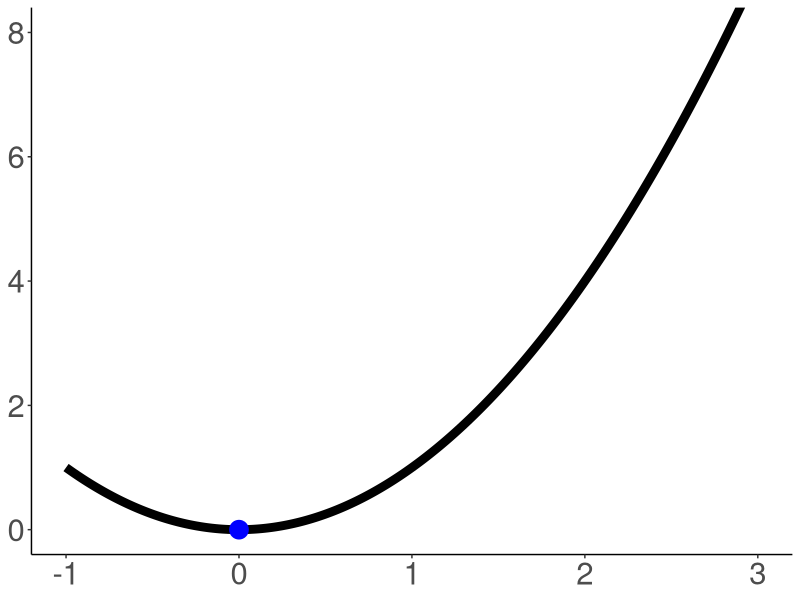
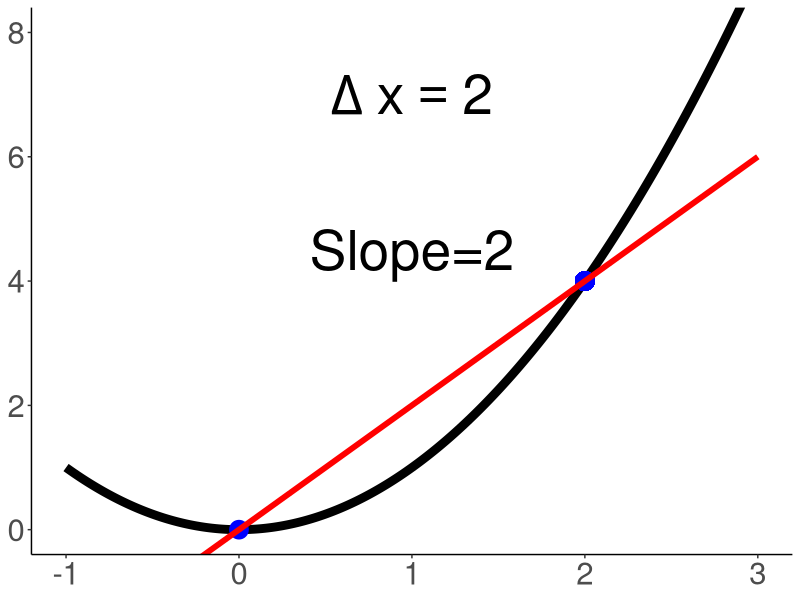
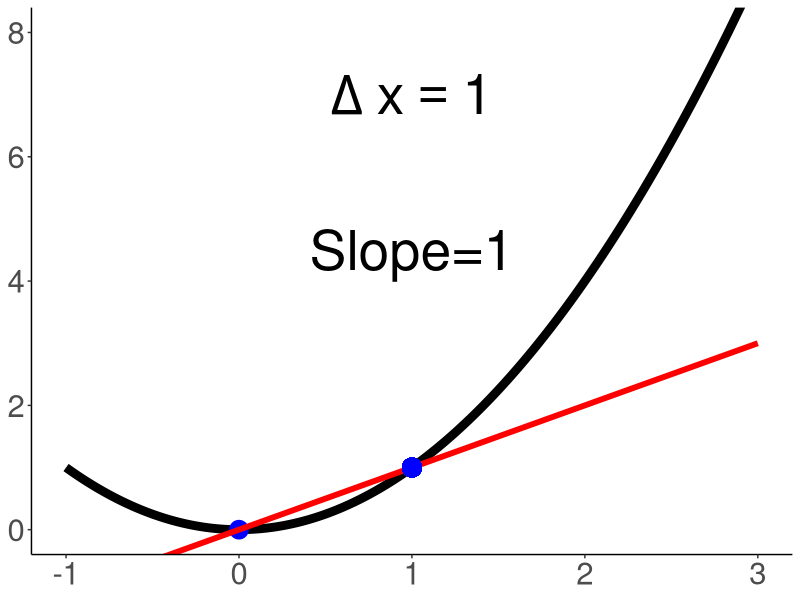
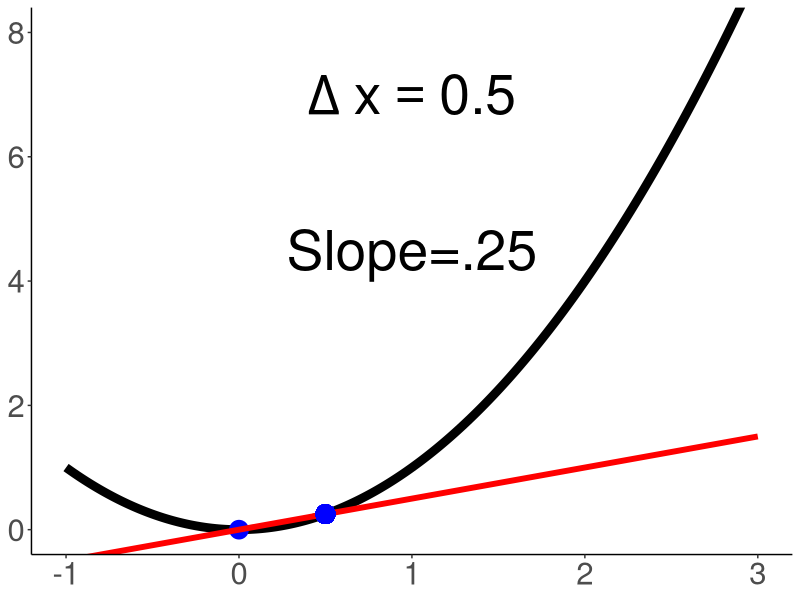

The R source for these figures, in order:
## ---- chunk 1

library(tidyverse)
x=seq(-1,3,by=0.01)
y=x^2

lim_df<-data.frame(x=x,y=y)

dx=2
y2=y[which(lim_df$x==dx)]

slope=y2/dx
line=x*slope


p0<-ggplot(data=lim_df,aes(x=x,y=y))+
  geom_line(color="black",linewidth=3)+
  theme_classic()+
  annotate("point",x=0,y=0,size=6,color="blue")+
  theme(text = element_text(size = 28),
        axis.title.x = element_blank(),
        axis.title.y = element_blank()) + 
  coord_fixed(ratio = 1) +
  coord_cartesian(xlim=c(-1,3), ylim=c(0,8))

p0

## ---- chunk 2
p1<-p0+
  geom_point(aes(x=dx,y=y2),color="blue",size=6)+
  geom_line(aes(x=x,y=line),color="red",linewidth=2)+
  annotate("text",x=1,y=7,label="Delta~x==2",parse=TRUE,size=14)+
  annotate("text",x=1,y=4.5,label="Slope=2",size=14)
p1

## ---- chunk 3
dx=1
y2=y[which(lim_df$x==dx)]

slope=y2/dx
line=x*slope
p2<-p0+
  geom_line(aes(x=x,y=line),color="red",linewidth=2)+
  geom_point(aes(x=dx,y=y2),color="blue",size=6)+
  annotate("text",x=1,y=7,label="Delta~x==1",parse=TRUE,size=14)+
  annotate("text",x=1,y=4.5,label="Slope=1",size=14)

p2

## ---- chunk 4
dx=0.5
y2=y[which(lim_df$x==dx)]

slope=y2/dx
line=x*slope
p3<-p0+
  geom_line(aes(x=x,y=line),color="red",linewidth=2)+
  geom_point(aes(x=dx,y=y2),color="blue",size=6)+
  annotate("text",x=1,y=7,label="Delta~x==0.5",parse=TRUE,size=14)+
  annotate("text",x=1,y=4.5,label="Slope=.25",size=14)
p3
